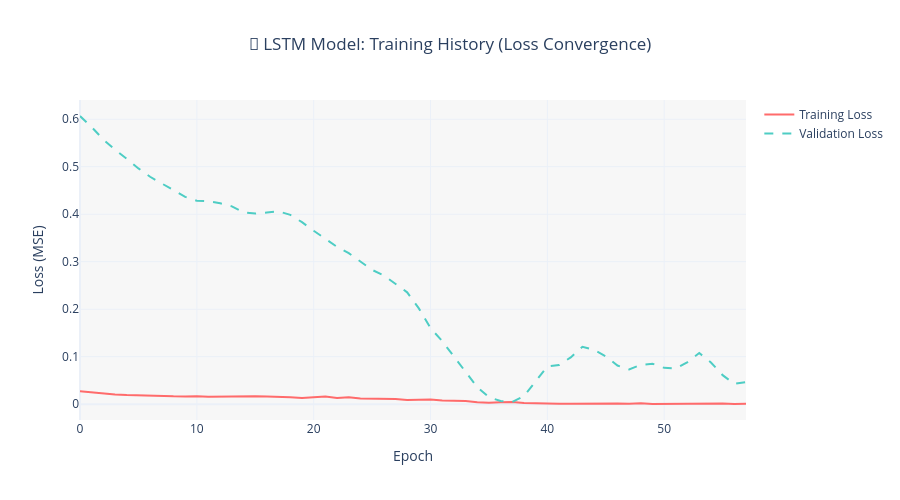
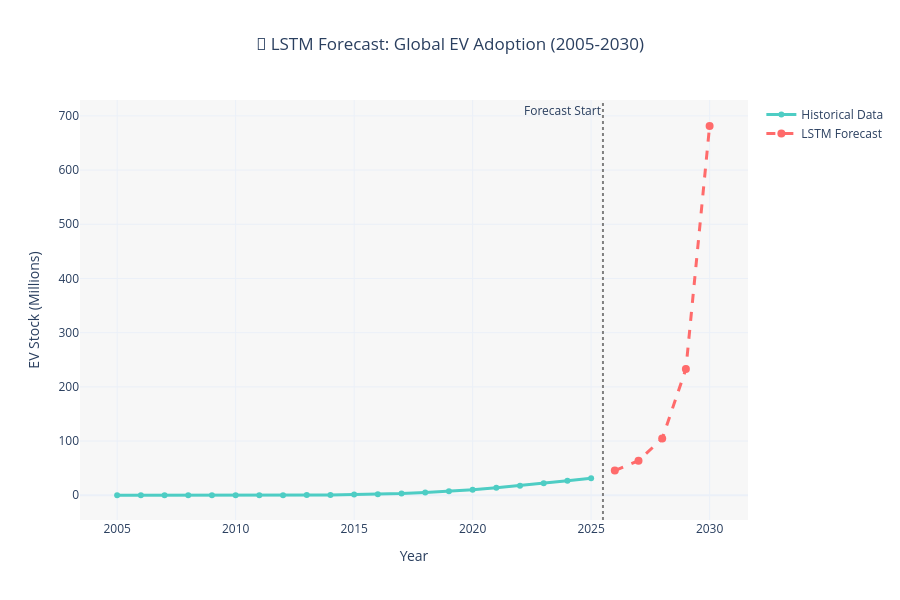

Here is the notebook cell these charts were saved with, in order:
### Code cell
# 📈 Visualization: LSTM Training History
fig_history = go.Figure()

fig_history.add_trace(go.Scatter(
    y=history.history['loss'],
    name='Training Loss',
    line=dict(color='#FF6B6B', width=2),
    mode='lines'
))

fig_history.add_trace(go.Scatter(
    y=history.history['val_loss'],
    name='Validation Loss',
    line=dict(color='#4ECDC4', width=2, dash='dash'),
    mode='lines'
))

fig_history.update_layout(
    title="🧠 LSTM Model: Training History (Loss Convergence)",
    xaxis_title="Epoch",
    yaxis_title="Loss (MSE)",
    template="plotly_white",
    title_x=0.5,
    height=500,
    plot_bgcolor='rgba(240,240,240,0.5)',
    hovermode="x unified"
)

fig_history.show()

# 🔮 LSTM 5-Year Forecast (2026-2030)
print("\n🔮 Generating 5-Year LSTM Forecast (2026-2030)...")

# Start from last sequence
seq = ev_scaled[-lookback:]
lstm_forecast = []

for _ in range(5):
    # Reshape for prediction
    seq_input = seq.reshape(1, lookback, 1)
    # Predict next value
    pred = lstm_model.predict(seq_input, verbose=0)[0, 0]
    lstm_forecast.append(pred)
    # Update sequence
    seq = np.vstack([seq[1:], [[pred]]])

# Inverse transform
lstm_forecast_actual = scaler.inverse_transform(np.array(lstm_forecast).reshape(-1, 1))

lstm_forecast_df = pd.DataFrame({
    "Year": range(2026, 2031),
    "LSTM_Forecast": lstm_forecast_actual.flatten()
})

print("\n📊 LSTM 5-Year Forecast:")
print(lstm_forecast_df.round(2))

# 📊 Visualization: LSTM Forecast vs Historical
fig_lstm = go.Figure()

# Historical
fig_lstm.add_trace(go.Scatter(
    x=ev_df["Year"],
    y=ev_df["Total"],
    mode='lines+markers',
    name='Historical Data',
    line=dict(color='#4ECDC4', width=3),
    marker=dict(size=6),
    hovertemplate="<b>Historical</b><br>Year: %{x}<br>EV Stock: %{y:.2f}M<extra></extra>"
))

# LSTM Forecast
fig_lstm.add_trace(go.Scatter(
    x=lstm_forecast_df["Year"],
    y=lstm_forecast_df["LSTM_Forecast"],
    mode='lines+markers',
    name='LSTM Forecast',
    line=dict(color='#FF6B6B', width=3, dash='dash'),
    marker=dict(size=8),
    hovertemplate="<b>LSTM Forecast</b><br>Year: %{x}<br>EV Stock: %{y:.2f}M<extra></extra>"
))

fig_lstm.add_vline(
    x=2025.5,
    line_dash="dot",
    line_color="gray",
    annotation_text="Forecast Start",
    annotation_position="top left"
)

fig_lstm.update_layout(
    title="🧠 LSTM Forecast: Global EV Adoption (2005-2030)",
    xaxis_title="Year",
    yaxis_title="EV Stock (Millions)",
    template="plotly_white",
    title_x=0.5,
    height=600,
    plot_bgcolor='rgba(240,240,240,0.5)',
    hovermode="x unified"
)

fig_lstm.show()

print("✅ LSTM forecasting complete!")

### Figure 1 — Plotly figure (JSON) as saved in the notebook; plotly's stock layout.template omitted (floating-point values rounded to 4 significant figures)
{"data": [{"line": {"color": "#FF6B6B", "width": 2}, "mode": "lines", "name": "Training Loss", "type": "scatter", "y": [0.02713, 0.02458, 0.0229, 0.02059, 0.01931, 0.01839, 0.0178, 0.01696, 0.01656, 0.01644, 0.01696, 0.01579, 0.01596, 0.0173, 0.01711, 0.0167, 0.016, 0.01563, 0.01462, 0.01306, 0.01402, 0.01598, 0.01313, 0.01464, 0.0118, 0.01171, 0.01175, 0.01109, 0.009044, 0.01022, 0.009897, 0.0078, 0.006938, 0.006482, 0.003937, 0.002845, 0.004125, 0.004756, 0.002523, 0.001622, 0.0008684, 0.0008581, 0.0009639, 0.001336, 0.0004138, 0.0005933, 0.001481, 0.001006, 0.001804, 0.0005748, 0.000846, 0.0006412, 0.001316, 0.000719, 0.0007785, 0.001584, 0.0005782, 0.0008615]}, {"line": {"color": "#4ECDC4", "dash": "dash", "width": 2}, "mode": "lines", "name": "Validation Loss", "type": "scatter", "y": [0.6067, 0.5834, 0.5571, 0.5357, 0.5166, 0.4964, 0.4788, 0.4647, 0.4518, 0.4364, 0.4283, 0.4272, 0.423, 0.4165, 0.4041, 0.4014, 0.4036, 0.406, 0.3986, 0.3831, 0.3652, 0.3489, 0.3311, 0.318, 0.3, 0.2827, 0.271, 0.2538, 0.2355, 0.2017, 0.1602, 0.1328, 0.1003, 0.06758, 0.03589, 0.01467, 0.006626, 0.004711, 0.0174, 0.04829, 0.07933, 0.08234, 0.09858, 0.121, 0.1142, 0.1007, 0.08145, 0.07313, 0.08283, 0.08507, 0.0765, 0.07492, 0.0887, 0.1076, 0.08789, 0.06118, 0.04278, 0.04664]}], "layout": {"height": 500, "hovermode": "x unified", "plot_bgcolor": "rgba(240,240,240,0.5)", "title": {"text": "🧠 LSTM Model: Training History (Loss Convergence)", "x": 0.5}, "xaxis": {"title": {"text": "Epoch"}}, "yaxis": {"title": {"text": "Loss (MSE)"}}}}

### Figure 2 — Plotly figure (JSON) as saved in the notebook; plotly's stock layout.template omitted (floating-point values rounded to 4 significant figures)
{"data": [{"hovertemplate": "<b>Historical</b><br>Year: %{x}<br>EV Stock: %{y:.2f}M<extra></extra>", "line": {"color": "#4ECDC4", "width": 3}, "marker": {"size": 6}, "mode": "lines+markers", "name": "Historical Data", "type": "scatter", "x": [2005, 2006, 2007, 2008, 2009, 2010, 2011, 2012, 2013, 2014, 2015, 2016, 2017, 2018, 2019, 2020, 2021, 2022, 2023, 2024, 2025], "y": [0.0, 0.0, 0.0, 0.0, 0.03, 0.06, 0.11, 0.22, 0.35, 0.55, 1.4, 1.9, 3.2, 5.1, 7.2, 10.2, 13.8, 17.7, 22.0, 26.7, 31.5]}, {"hovertemplate": "<b>LSTM Forecast</b><br>Year: %{x}<br>EV Stock: %{y:.2f}M<extra></extra>", "line": {"color": "#FF6B6B", "dash": "dash", "width": 3}, "marker": {"size": 8}, "mode": "lines+markers", "name": "LSTM Forecast", "type": "scatter", "x": [2026, 2027, 2028, 2029, 2030], "y": [45.51, 63.86, 104.5, 232.8, 681.3]}], "layout": {"annotations": [{"showarrow": false, "text": "Forecast Start", "x": 2026.0, "xanchor": "right", "xref": "x", "y": 1, "yanchor": "top", "yref": "y domain"}], "height": 600, "hovermode": "x unified", "plot_bgcolor": "rgba(240,240,240,0.5)", "shapes": [{"line": {"color": "gray", "dash": "dot"}, "type": "line", "x0": 2026.0, "x1": 2026.0, "xref": "x", "y0": 0, "y1": 1, "yref": "y domain"}], "title": {"text": "🧠 LSTM Forecast: Global EV Adoption (2005-2030)", "x": 0.5}, "xaxis": {"title": {"text": "Year"}}, "yaxis": {"title": {"text": "EV Stock (Millions)"}}}}
